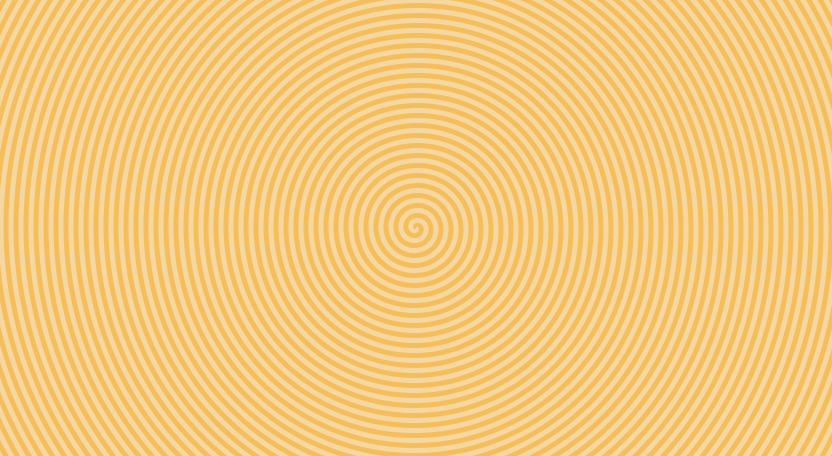
#> input picture banner/bg.png, 832 x 456 px
$ python spiral.py
#> lines starting #> are read from the running program, lines starting #| are printed output that depends on the picture
"""Regenerate the channel's spiral background at an arbitrary square size.

Why this exists
---------------
The spiral has to spin, and on the Wii a pane rotates about its own centre.
A pane only the size of the viewport would sweep its corners inside the frame
and show black wedges, so the rotating pane must be a square whose *inscribed*
circle covers the viewport: side >= hypot(width, height).

    banner viewport 832 x 456  ->  diagonal 948.8  ->  960 x 960 pane
    icon viewport   176 x  96  ->  diagonal 200.5  ->  208 x 208 pane

`bg.png` (832x456) and `icon_bg.png` (176x96) cannot be resized into those
squares without distorting the rings, so the spiral is re-rendered instead.
The parameters below were *fitted to Jaxi's own art*, not invented:

    pitch 10.0 px, 50% duty, quarter-pitch phase, centred on the exact image
    centre,  s = (r - pitch * theta / 2pi + 2.5) mod pitch    (theta = atan2(dy, dx))

Fitted independently to bg.png and icon_bg.png, both landed on the same pitch
and the same phase, and reproduce the source art to a mean per-channel error of
0.20/255 -- an effectively exact match, so the regenerated square really is
Jaxi's spiral and not a lookalike. `verify_against` re-checks that at build
time. Because both sources share the 10 px pitch, one generator serves the icon
and the banner, and they match each other on screen at 1:1 texel-to-layout-unit
scale.
"""

import numpy as np
from PIL import Image

PITCH = 10.0                       # ring-pair period in pixels, measured from bg.png
DUTY = 0.5                         # equal light/dark bands
PHASE = 2.5                        # quarter pitch; fitted, identical in both sources
LIGHT = (245, 215, 162)            # 40.05% of bg.png
DARK = (245, 190, 90)              # 40.15% of bg.png
SS = 4                             # supersampling factor, recreates the source's AA


def render(size, pitch=PITCH, phase=PHASE, ss=SS, levels=None, xscale=1.0):
    """Return an RGB Image of `size` (w, h) holding the spiral, centred.

    The centre is placed at the exact geometric centre -- ((w-1)/2, (h-1)/2) in
    pixel-centre coordinates -- which is where it sits in both source images.

    `levels` caps the number of distinct antialiasing steps, and so the number
    of distinct colours: the result uses at most `levels + 1`. Passing 15 keeps
    the whole image inside a 16-entry palette, which is what lets it be stored
    as CI4 -- 4 bits per pixel with every colour kept -- and makes a 960x960
    rotating background affordable (460,800 bytes against 1.8 MB of RGBA8).

    `xscale` horizontally compresses the spiral about the centre, turning the
    rings into ellipses. Used for the 16:9 splash: the Wii stretches a 640x480
    framebuffer across a widescreen TV, so widescreen art has to be authored
    wide and then pre-squashed. Squashing a *rendered* spiral with a resampling
    filter smears its crisp two-tone rings into gradients -- hundreds of colours
    that then cost three times the byte budget in PNG. Baking the compression
    into the geometry instead keeps the output two-tone and cheap.
    """
    w, h = size
    cx, cy = (w - 1) / 2.0, (h - 1) / 2.0
    # supersampled pixel-centre grid
    off = (np.arange(ss) + 0.5) / ss - 0.5
    ys = (np.arange(h)[:, None] + off[None, :]).ravel() - cy
    xs = (np.arange(w)[:, None] + off[None, :]).ravel() - cx
    dy, dx = ys[:, None], xs[None, :] / xscale
    r = np.hypot(dx, dy)
    th = np.arctan2(dy, dx)
    s = (r - pitch * th / (2 * np.pi) + phase) % pitch
    lit = (s < pitch * DUTY).astype(np.float32)
    # box-average each ss x ss cell back down -> antialiased coverage in [0,1]
    cov = lit.reshape(h, ss, w, ss).mean(axis=(1, 3))
    if levels:
        cov = np.rint(cov * levels) / levels
    cov = cov[:, :, None]
    rgb = np.array(LIGHT, np.float32) * cov + np.array(DARK, np.float32) * (1 - cov)
    return Image.fromarray(np.rint(rgb).astype(np.uint8), "RGB")


def verify_against(path, tol=0.6):
    """Render at `path`'s size and report mean/max per-channel error.

    A centred crop of the generated spiral must reproduce the source art; this
    is what justifies substituting a regenerated square for the hand-made PNG.
    """
#> called with path = 'banner/bg.png', tol = 0.6
    src = Image.open(path).convert("RGB")
    gen = render(src.size)
    a = np.asarray(src, np.float32)
    b = np.asarray(gen, np.float32)
    err = np.abs(a - b)
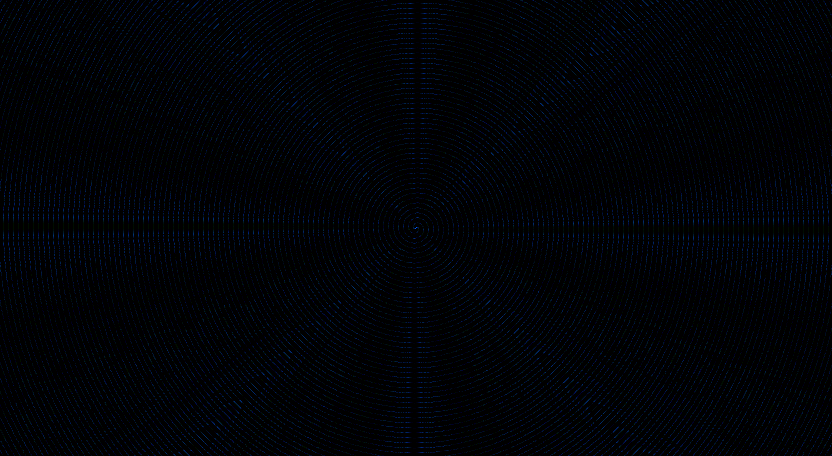
#> err: shape (456, 832, 3) float32; mean R, G, B 0, 0.162, 0.452; drawn with min black and max white
    mean, mx = err.mean(), err.max()
#> mean = 0.205; mx = 18
    ok = mean <= tol
#> ok = True
    print(f"  spiral vs {path}: mean err {mean:.3f}, max {mx:.0f} "
          f"({'match' if ok else 'MISMATCH'})")
#|   spiral vs banner/bg.png: mean err 0.205, max 18 (match)
    return ok, mean, mx


if __name__ == "__main__":
    import os
    root = os.path.abspath(os.path.join(os.path.dirname(__file__), "..", ".."))
    for p in (("banner", "bg.png"), ("icon", "icon_bg.png")):
#> (the run stopped early here; a loop or call above may not have finished)
